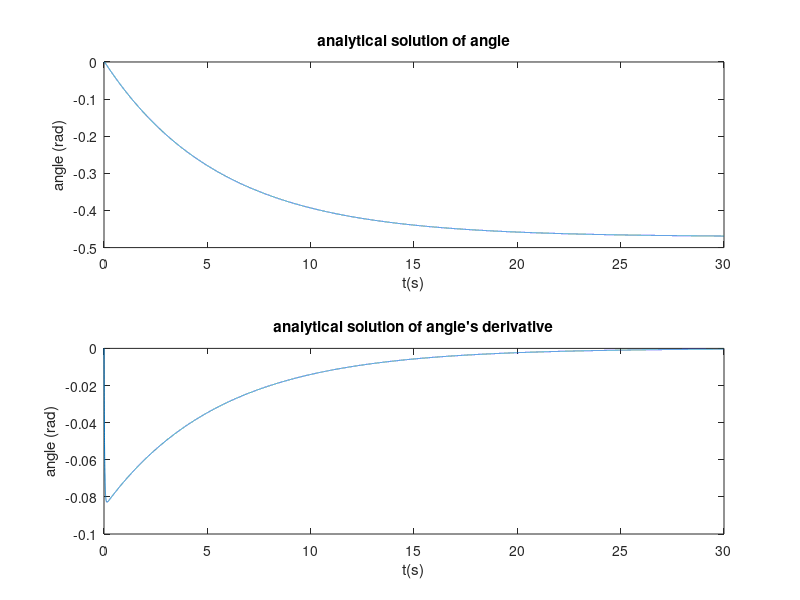

Recreate this plot in MATLAB.
#Theofanis Georgakis 4644
#Konstadinos Gkioulis 4654
#Giorgos Koutsogiannis 4710


d = 1; #distance of wheels
Iz = 0.38; #moment of inertia
Kp = 5; 
Kd = 15 + 4710/1000;
bang = 5 - 4710/5000; #friction factor of rotational motion
angdes = - 4710/10000; #desired angle
t = [0:0.001:30];

D = (d/2*Kd + bang)^2 - 2*Iz*Kp*d; #characteristic equation's discriminant  
r1 = (-(d/2*Kd + bang) + sqrt(D))/(2*Iz); #first root
r2 = (-(d/2*Kd + bang) - sqrt(D))/(2*Iz); #second root

c2 = (r1*angdes)/(r2-r1); #first factor of G.S.
c1 = - c2 - angdes; #second factor of G.S.

ang1 = c1*exp(r1.*t) + c2*exp(r2.*t) + angdes; #angle
ang1_d = r1*c1*exp(r1.*t) + r2*c2*exp(r2.*t); #derivative of angle

figure
subplot(2,1,1)
plot(t,ang1)
xlabel("t(s)")
ylabel("angle (rad)")
title("analytical solution of angle")
subplot(2,1,2)
plot(t,ang1_d)
xlabel("t(s)")
ylabel("angle (rad)")
title("analytical solution of angle's derivative")
saveas(1,"ex2d.jpg")